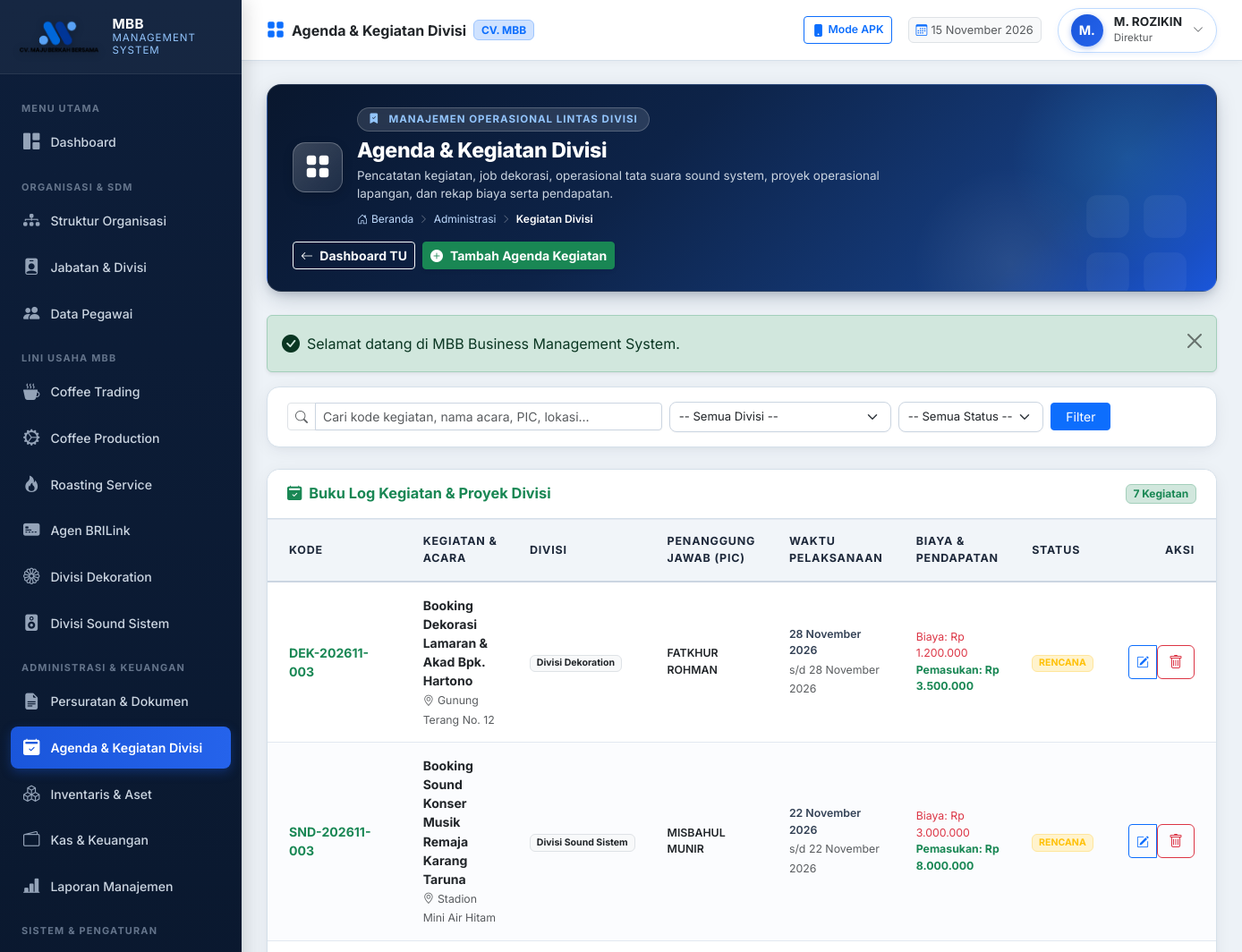
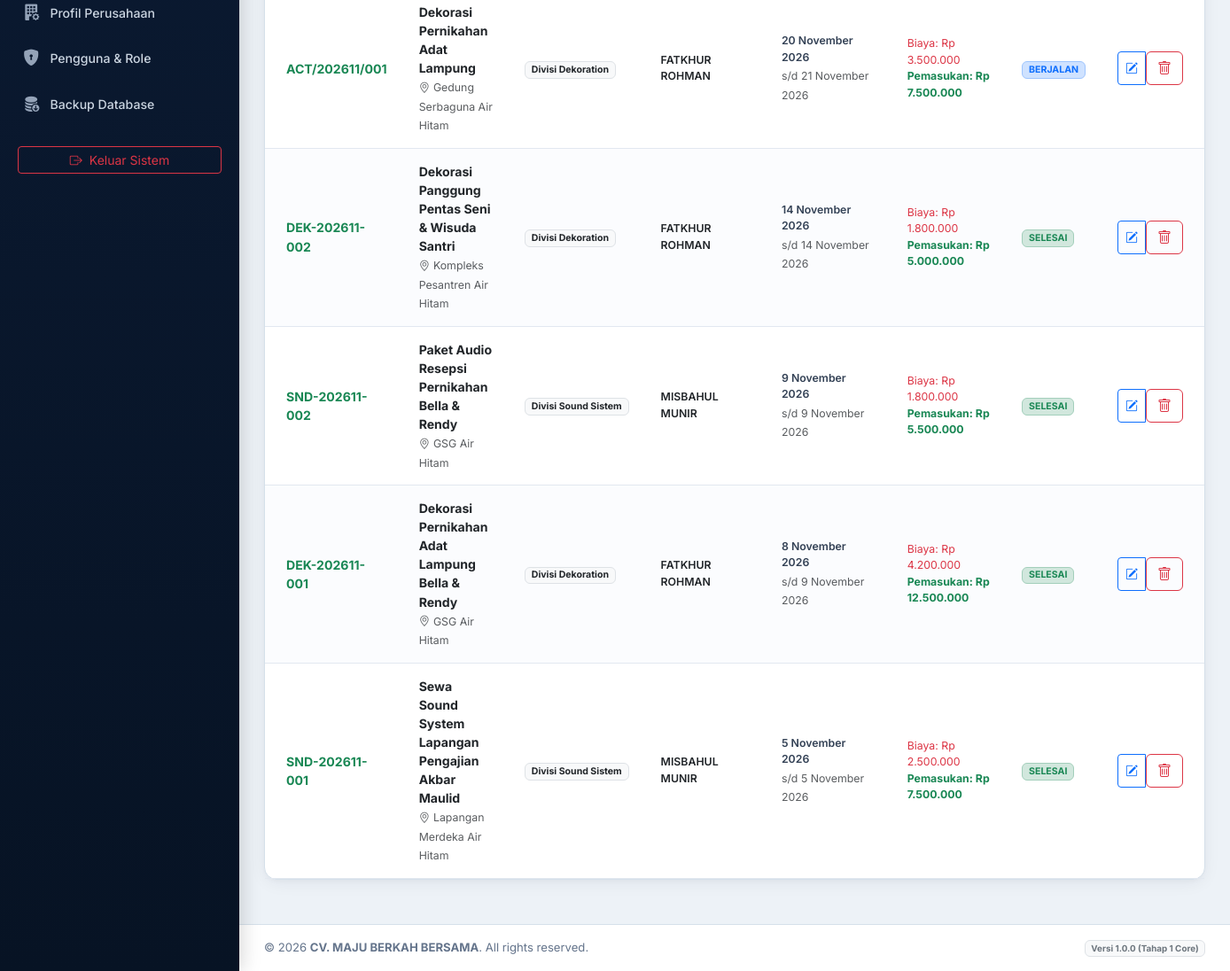
The app's page /modules/administration/activities.php (signed in) with its own data (2 pictures, top to bottom).
### tables this page shows
CREATE TABLE `users` (
  `id` int(11) NOT NULL AUTO_INCREMENT,
  `username` varchar(50) NOT NULL,
  `email` varchar(100) NOT NULL,
  `password_hash` varchar(255) NOT NULL,
  `role_id` int(11) NOT NULL,
  `employee_id` int(11) DEFAULT NULL,
  `is_active` tinyint(1) DEFAULT 1,
  `must_change_password` tinyint(1) DEFAULT 0,
  `last_login_at` datetime DEFAULT NULL,
  `last_login_ip` varchar(45) DEFAULT NULL,
  `created_at` datetime DEFAULT current_timestamp(),
  `updated_at` datetime DEFAULT current_timestamp() ON UPDATE current_timestamp(),
  PRIMARY KEY (`id`),
  UNIQUE KEY `username` (`username`),
  UNIQUE KEY `email` (`email`),
  UNIQUE KEY `employee_id` (`employee_id`),
  KEY `fk_user_role` (`role_id`),
  CONSTRAINT `fk_user_emp` FOREIGN KEY (`employee_id`) REFERENCES `employees` (`id`) ON DELETE SET NULL,
  CONSTRAINT `fk_user_role` FOREIGN KEY (`role_id`) REFERENCES `roles` (`id`)
);

CREATE TABLE `employees` (
  `id` int(11) NOT NULL AUTO_INCREMENT,
  `employee_code` varchar(30) NOT NULL,
  `full_name` varchar(150) NOT NULL,
  `gender` enum('L','P') DEFAULT 'L',
  `phone_number` varchar(30) DEFAULT NULL,
  `email` varchar(100) DEFAULT NULL,
  `address` text DEFAULT NULL,
  `division_id` int(11) DEFAULT NULL,
  `position_id` int(11) DEFAULT NULL,
  `join_date` date DEFAULT NULL,
  `employment_status` enum('TETAP','KONTRAK','MAGANG','HONORER') DEFAULT 'TETAP',
  `is_active` tinyint(1) DEFAULT 1,
  `avatar` varchar(255) DEFAULT NULL,
  `notes` text DEFAULT NULL,
  `created_at` datetime DEFAULT current_timestamp(),
  `updated_at` datetime DEFAULT current_timestamp() ON UPDATE current_timestamp(),
  PRIMARY KEY (`id`),
  UNIQUE KEY `employee_code` (`employee_code`),
  KEY `fk_emp_div` (`division_id`),
  KEY `fk_emp_pos` (`position_id`),
  CONSTRAINT `fk_emp_div` FOREIGN KEY (`division_id`) REFERENCES `divisions` (`id`) ON DELETE SET NULL,
  CONSTRAINT `fk_emp_pos` FOREIGN KEY (`position_id`) REFERENCES `positions` (`id`) ON DELETE SET NULL
);

CREATE TABLE `positions` (
  `id` int(11) NOT NULL AUTO_INCREMENT,
  `position_code` varchar(20) NOT NULL,
  `position_name` varchar(100) NOT NULL,
  `division_id` int(11) DEFAULT NULL,
  `parent_position_id` int(11) DEFAULT NULL,
  `level_rank` int(11) DEFAULT 1,
  `job_description` text DEFAULT NULL,
  `is_active` tinyint(1) DEFAULT 1,
  `created_at` datetime DEFAULT current_timestamp(),
  `updated_at` datetime DEFAULT current_timestamp() ON UPDATE current_timestamp(),
  PRIMARY KEY (`id`),
  UNIQUE KEY `position_code` (`position_code`),
  KEY `fk_pos_div` (`division_id`),
  KEY `fk_pos_parent` (`parent_position_id`),
  CONSTRAINT `fk_pos_div` FOREIGN KEY (`division_id`) REFERENCES `divisions` (`id`) ON DELETE SET NULL,
  CONSTRAINT `fk_pos_parent` FOREIGN KEY (`parent_position_id`) REFERENCES `positions` (`id`) ON DELETE SET NULL
);

CREATE TABLE `division_activities` (
  `id` int(11) NOT NULL AUTO_INCREMENT,
  `activity_code` varchar(50) NOT NULL,
  `division_id` int(11) NOT NULL,
  `activity_name` varchar(200) NOT NULL,
  `person_in_charge` varchar(100) NOT NULL,
  `location` varchar(255) DEFAULT NULL,
  `start_date` date NOT NULL,
  `end_date` date DEFAULT NULL,
  `total_cost` decimal(15,2) DEFAULT 0.00,
  `total_income` decimal(15,2) DEFAULT 0.00,
  `status` enum('RENCANA','BERJALAN','SELESAI','BATAL') DEFAULT 'RENCANA',
  `documentation_url` varchar(255) DEFAULT NULL,
  `notes` text DEFAULT NULL,
  `created_by` int(11) DEFAULT NULL,
  `created_at` datetime DEFAULT current_timestamp(),
  PRIMARY KEY (`id`),
  UNIQUE KEY `activity_code` (`activity_code`),
  KEY `fk_act_div` (`division_id`),
  CONSTRAINT `fk_act_div` FOREIGN KEY (`division_id`) REFERENCES `divisions` (`id`)
);

CREATE TABLE `divisions` (
  `id` int(11) NOT NULL AUTO_INCREMENT,
  `division_code` varchar(20) NOT NULL,
  `division_name` varchar(100) NOT NULL,
  `parent_id` int(11) DEFAULT NULL,
  `description` text DEFAULT NULL,
  `is_active` tinyint(1) DEFAULT 1,
  `created_at` datetime DEFAULT current_timestamp(),
  `updated_at` datetime DEFAULT current_timestamp() ON UPDATE current_timestamp(),
  PRIMARY KEY (`id`),
  UNIQUE KEY `division_code` (`division_code`),
  KEY `fk_div_parent` (`parent_id`),
  CONSTRAINT `fk_div_parent` FOREIGN KEY (`parent_id`) REFERENCES `divisions` (`id`) ON DELETE SET NULL
);

### modules/administration/activities.php (the view, shortened to what the rows shown need)
<?php
require_once __DIR__ . '/../../core/Auth.php';
require_once __DIR__ . '/../../helpers/utils.php';
$db = Database::getInstance();
$query = "
    SELECT a.*, d.division_name, d.division_code
    FROM division_activities a
    LEFT JOIN divisions d ON a.division_id = d.id
    WHERE 1=1
";
$params = [];
$query .= " ORDER BY a.start_date DESC, a.id DESC";
$stmt = $db->prepare($query);
$stmt->execute($params);
$activities = $stmt->fetchAll();
$pageTitle = 'Agenda & Kegiatan Divisi';
require_once __DIR__ . '/../../components/header.php';
require_once __DIR__ . '/../../components/topbar.php';
?>
<div class="card-mbb">
    <div class="card-mbb-body p-0">
        <div class="table-responsive">
            <table class="table-mbb align-middle">
                <thead>
                    <tr>
                        <th class="ps-4">Kode</th>
                        <th>Kegiatan & Acara</th>
                        <th>Divisi</th>
                        <th>Penanggung Jawab (PIC)</th>
                        <th>Waktu Pelaksanaan</th>
                        <th>Biaya & Pendapatan</th>
                        <th>Status</th>
                        <th class="text-end pe-4">Aksi</th>
                    </tr>
                </thead>
                <tbody>
                    <?php if (empty($activities)): ?>
                        <tr>
                            <td colspan="8" class="text-center py-5 text-muted">
                                <i class="bi bi-calendar2-x fs-1 d-block mb-2 text-secondary opacity-50"></i>
                                Belum ada agenda kegiatan divisi tercatat.
                            </td>
                        </tr>
                    <?php else: ?>
                        <?php foreach ($activities as $act): ?>
                            <tr>
                                <td class="ps-4 fw-bold text-success"><?= e($act['activity_code']) ?></td>
                                <td>
                                    <div class="fw-bold text-dark"><?= e($act['activity_name']) ?></div>
                                    <small class="text-muted"><i class="bi bi-geo-alt me-1"></i><?= e($act['location'] ?: 'Lokasi Acara') ?></small>
                                </td>
                                <td>
                                    <span class="badge bg-light text-dark border"><?= e($act['division_name']) ?></span>
                                </td>
                                <td>
                                    <div class="fw-semibold text-dark small"><?= e($act['person_in_charge']) ?></div>
                                </td>
                                <td>
                                    <div class="small fw-semibold"><?= format_tanggal($act['start_date']) ?></div>
                                    <?php if ($act['end_date']): ?>
                                        <small class="text-muted">s/d <?= format_tanggal($act['end_date']) ?></small>
                                    <?php endif; ?>
                                </td>
                                <td>
                                    <div class="small text-danger">Biaya: <?= format_rupiah($act['total_cost']) ?></div>
                                    <div class="small text-success fw-bold">Pemasukan: <?= format_rupiah($act['total_income']) ?></div>
                                </td>
                                <td>
                                    <?php
                                    $stBadge = match($act['status']) {
                                        'SELESAI' => 'bg-success-subtle text-success border border-success-subtle',
                                        'BERJALAN' => 'bg-primary-subtle text-primary border border-primary-subtle',
                                        'BATAL' => 'bg-danger-subtle text-danger border border-danger-subtle',
                                        default => 'bg-warning-subtle text-warning border border-warning-subtle'
                                    };
                                    ?>
                                    <span class="badge <?= $stBadge ?>"><?= e($act['status']) ?></span>
                                </td>
                                <td class="text-end pe-4">
                                    <div class="btn-group btn-group-sm">
                                        <button type="button" class="btn btn-outline-primary btn-edit-act"
                                                data-id="<?= $act['id'] ?>"
                                                data-code="<?= e($act['activity_code']) ?>"
                                                data-div="<?= $act['division_id'] ?>"
                                                data-name="<?= e($act['activity_name']) ?>"
                                                data-pic="<?= e($act['person_in_charge']) ?>"
                                                data-loc="<?= e($act['location']) ?>"
                                                data-start="<?= $act['start_date'] ?>"
                                                data-end="<?= $act['end_date'] ?>"
                                                data-cost="<?= $act['total_cost'] ?>"
                                                data-income="<?= $act['total_income'] ?>"
                                                data-status="<?= e($act['status']) ?>"
                                                data-url="<?= e($act['documentation_url']) ?>"
                                                data-notes="<?= e($act['notes']) ?>"
                                                title="Edit Kegiatan">
                                            <i class="bi bi-pencil-square"></i>
                                        </button>
                                        <form method="POST" action="" class="d-inline">
                                            <button type="submit" class="btn btn-outline-danger btn-confirm-delete"
                                                    data-confirm="Hapus kegiatan '<?= e($act['activity_name']) ?>'?" title="Hapus">
                                                <i class="bi bi-trash"></i>
                                            </button>
                                        </form>
                                    </div>
                                </td>
                            </tr>
                        <?php endforeach; ?>
                    <?php endif; ?>
                </tbody>
            </table>
        </div>
    </div>
</div>
<?php require_once __DIR__ . '/../../components/footer.php'; ?>

### components/topbar.php (shortened to what the rows shown need)
<?php
$user = Auth::user();
$displayName = $user['full_name'] ?? ($user['username'] ?? 'User');
$displayRole = $user['role_title'] ?? ($user['role_name'] ?? 'User');
$displayPos  = $user['position_name'] ?? $displayRole;
$initials    = strtoupper(substr($displayName, 0, 2));
$activeMeta = $moduleMetadata[$currentModule ?? 'dashboard'] ?? [
    'title'    => $pageTitle ?? 'MBB Management System',
    'category' => 'SISTEM INFORMASI TERPADU',
    'icon'     => 'bi-grid-fill',
    'desc'     => 'Sistem manajemen operasional terpadu CV. MAJU BERKAH BERSAMA'
];
$bannerTitle    = $pageTitle ?? $activeMeta['title'];
?>
<div class="main-content">
    <header class="topbar">
        <div class="topbar-right">
            <div class="dropdown">
                <div class="user-profile-badge" data-bs-toggle="dropdown" aria-expanded="false">
                    <div class="user-avatar"><?= e($initials) ?></div>
                    <div class="d-none d-sm-block text-start lh-1">
                        <div class="fw-bold text-dark" style="font-size: 0.85rem;"><?= e($displayName) ?></div>
                        <small class="text-muted" style="font-size: 0.72rem;"><?= e($displayPos) ?></small>
                    </div>
                    <i class="bi bi-chevron-down text-muted" style="font-size: 0.75rem;"></i>
                </div>
            </div>
        </div>
    </header>
    <div class="content-body">
        <div class="page-hero-banner">
            <div class="page-hero-content">
                <div class="banner-title-group">
                    <div>
                        <h2 class="banner-page-title"><?= e($bannerTitle) ?></h2>
                    </div>
                </div>
            </div>
        </div>

### records on screen
users: employee.full_name "M.", employee.full_name "M. ROZIKIN", positions.position_name "Direktur"
division_activities: activity_code "DEK-202611-003", activity_name "Booking Dekorasi Lamaran & Akad Bpk. Hartono", location "Gunung Terang No. 12", division.division_name "Divisi Dekoration", person_in_charge "FATKHUR ROHMAN", start_date "28 November 2026", end_date "28 November 2026", total_cost "Rp 1.200.000", total_income "Rp 3.500.000", status "RENCANA"
division_activities: activity_code "SND-202611-003", activity_name "Booking Sound Konser Musik Remaja Karang Taruna", location "Stadion Mini Air Hitam", division.division_name "Divisi Sound Sistem", person_in_charge "MISBAHUL MUNIR", start_date "22 November 2026", end_date "22 November 2026", total_cost "Rp 3.000.000", total_income "Rp 8.000.000", status "RENCANA"
division_activities: activity_code "ACT/202611/001", activity_name "Dekorasi Pernikahan Adat Lampung", location "Gedung Serbaguna Air Hitam", division.division_name "Divisi Dekoration", person_in_charge "FATKHUR ROHMAN", start_date "20 November 2026", end_date "21 November 2026", total_cost "Rp 3.500.000", total_income "Rp 7.500.000", status "BERJALAN"
division_activities: activity_code "DEK-202611-002", activity_name "Dekorasi Panggung Pentas Seni & Wisuda Santri", location "Kompleks Pesantren Air Hitam", division.division_name "Divisi Dekoration", person_in_charge "FATKHUR ROHMAN", start_date "14 November 2026", end_date "14 November 2026", total_cost "Rp 1.800.000", total_income "Rp 5.000.000", status "SELESAI"
division_activities: activity_code "SND-202611-002", activity_name "Paket Audio Resepsi Pernikahan Bella & Rendy", location "GSG Air Hitam", division.division_name "Divisi Sound Sistem", person_in_charge "MISBAHUL MUNIR", start_date "9 November 2026", end_date "9 November 2026", total_cost "Rp 1.800.000", total_income "Rp 5.500.000", status "SELESAI"
division_activities: activity_code "DEK-202611-001", activity_name "Dekorasi Pernikahan Adat Lampung Bella & Rendy", location "GSG Air Hitam", division.division_name "Divisi Dekoration", person_in_charge "FATKHUR ROHMAN", start_date "8 November 2026", end_date "9 November 2026", total_cost "Rp 4.200.000", total_income "Rp 12.500.000", status "SELESAI"
division_activities: activity_code "SND-202611-001", activity_name "Sewa Sound System Lapangan Pengajian Akbar Maulid", location "Lapangan Merdeka Air Hitam", division.division_name "Divisi Sound Sistem", person_in_charge "MISBAHUL MUNIR", start_date "5 November 2026", end_date "5 November 2026", total_cost "Rp 2.500.000", total_income "Rp 7.500.000", status "SELESAI"

### other values on screen
get_company_setting('company_short_name', 'MBB') "MBB"
$bannerTitle "Agenda & Kegiatan Divisi"
$bannerCategory "MANAJEMEN OPERASIONAL LINTAS DIVISI"
$bannerDesc "Pencatatan kegiatan, job dekorasi, operasional tata suara sound system, proyek operasional lapangan, dan rekap biaya serta pendapatan."
$label "Administrasi"
$label "Kegiatan Divisi"
$msg "Selamat datang di MBB Business Management System."
count($activities) "7"
get_company_setting('company_name', 'CV. MAJU BERKAH BERSAMA') "CV. MAJU BERKAH BERSAMA"
